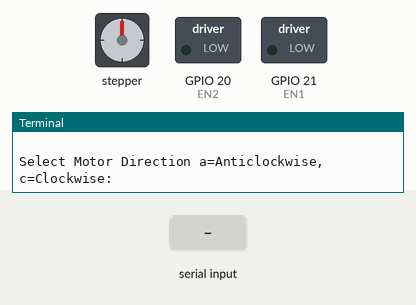
Simulated run of this program. Board: Raspberry Pi (BCM pin numbers). Parts: stepper motor, switched loads named in the program (green lamp = pin HIGH), the last lines printed to the terminal. The test bench sets the inputs (shaded band). The stepper is drawn at 2048 steps a turn; pins used as bus, display or sensor lines are not drawn.

Above: at 1.2 s.
1.3 s: "a" typed at the terminal, then Enter
At 1.51 s:
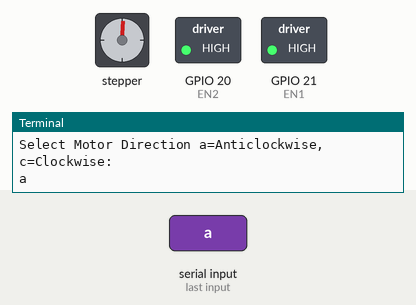
At 2.42 s:
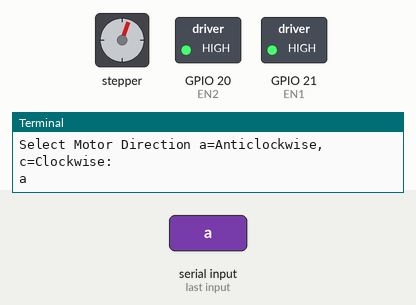
Timing chart, 0 to 21.0 s (numbered marks = the images above; inputs shaded):
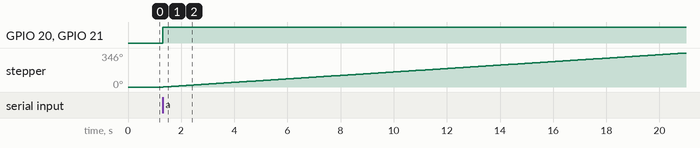

The program:

stepper_5V.py
```python
###########################################################
#Stepper Motor interface with Raspberry pi-3
#Compony Name- Logsun Systems
###########################################################
#Connections-
#EN1-GPIO-19 EN2-GPIO-20
#IP1-GPIO-21 P2-GPIO-22
#IP3-GPIO-23 IP4-GPIO-24
##########################################################
import RPi.GPIO as GPIO
from time import sleep

GPIO.setmode(GPIO.BCM)
GPIO.setwarnings(False)

#assign GPIO pins for motor
EN1 = 21
EN2 = 20
IP1 = 19
IP2 = 12
IP3 = 7
IP4 = 8

motor_channel = (IP1,IP2,IP3,IP4)

#for defining more than 1 GPIO channel as input/output use
GPIO.setup(motor_channel, GPIO.OUT)
GPIO.setup(EN1, GPIO.OUT)
GPIO.setup(EN2, GPIO.OUT)

#Get input from user
print('Press: a or c for motor direction then Press:Ctrl+c to Stop or Change Direction\r\n')
motor_direction = input('Select Motor Direction a=Anticlockwise, c=Clockwise: ')

#infinite Loop:
while(True):
    GPIO.output(EN1, GPIO.HIGH)
    GPIO.output(EN2, GPIO.HIGH)
    try:
        if(motor_direction == 'a'):
            GPIO.output(motor_channel, (GPIO.HIGH,GPIO.LOW,GPIO.LOW,GPIO.HIGH))
            sleep(0.01)
            GPIO.output(motor_channel, (GPIO.HIGH,GPIO.HIGH,GPIO.LOW,GPIO.LOW))
            sleep(0.01)
            GPIO.output(motor_channel, (GPIO.LOW,GPIO.HIGH,GPIO.HIGH,GPIO.LOW))
            sleep(0.01)
            GPIO.output(motor_channel, (GPIO.LOW,GPIO.LOW,GPIO.HIGH,GPIO.HIGH))
            sleep(0.01)

        elif(motor_direction == 'c'):
            GPIO.output(motor_channel, (GPIO.HIGH,GPIO.LOW,GPIO.LOW,GPIO.HIGH))
            sleep(0.01)
            GPIO.output(motor_channel, (GPIO.LOW,GPIO.LOW,GPIO.HIGH,GPIO.HIGH))
            sleep(0.01)
            GPIO.output(motor_channel, (GPIO.LOW,GPIO.HIGH,GPIO.HIGH,GPIO.LOW))
            sleep(0.01)
            GPIO.output(motor_channel, (GPIO.HIGH,GPIO.HIGH,GPIO.LOW,GPIO.LOW))
            sleep(0.01)

    #press ctrl+c for keyboard interrupt
    except KeyboardInterrupt:
        #query for setting motor direction or exit
        motor_direction = input('Select Motor Direction a=Anticlockwise, c=Clockwise or e=Exit: ')
        #check for exit
        if(motor_direction == 'e'):
            GPIO.output(EN1, GPIO.LOW)
            GPIO.output(EN2, GPIO.LOW)
            GPIO.output(motor_channel, (GPIO.LOW,GPIO.LOW,GPIO.LOW,GPIO.LOW))
            print('Motor Stopped\r\nExiting Program...\r\n')
            GPIO.cleanup()
            exit(0)
```

Measured:
- after the input at 1.3 s, GPIO 20 (EN2), GPIO 21 (EN1): LOW → HIGH at once; stepper: keeps turning clockwise at about 18°/s, starting at once
